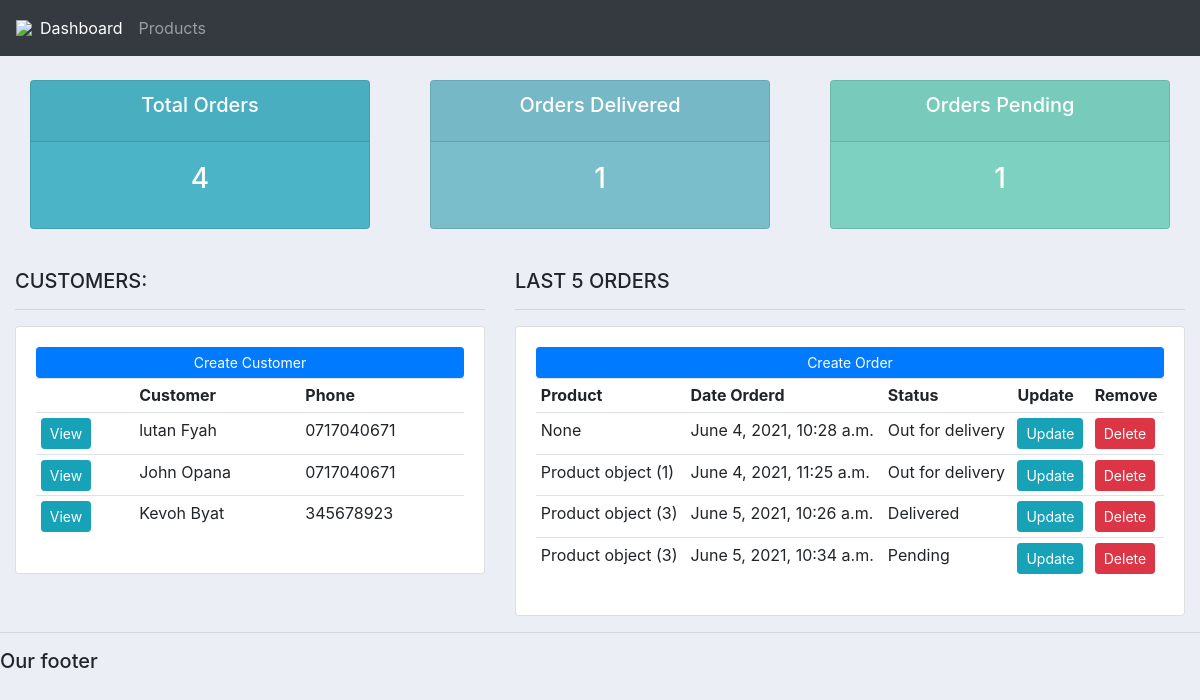
Before: / with the older database file.
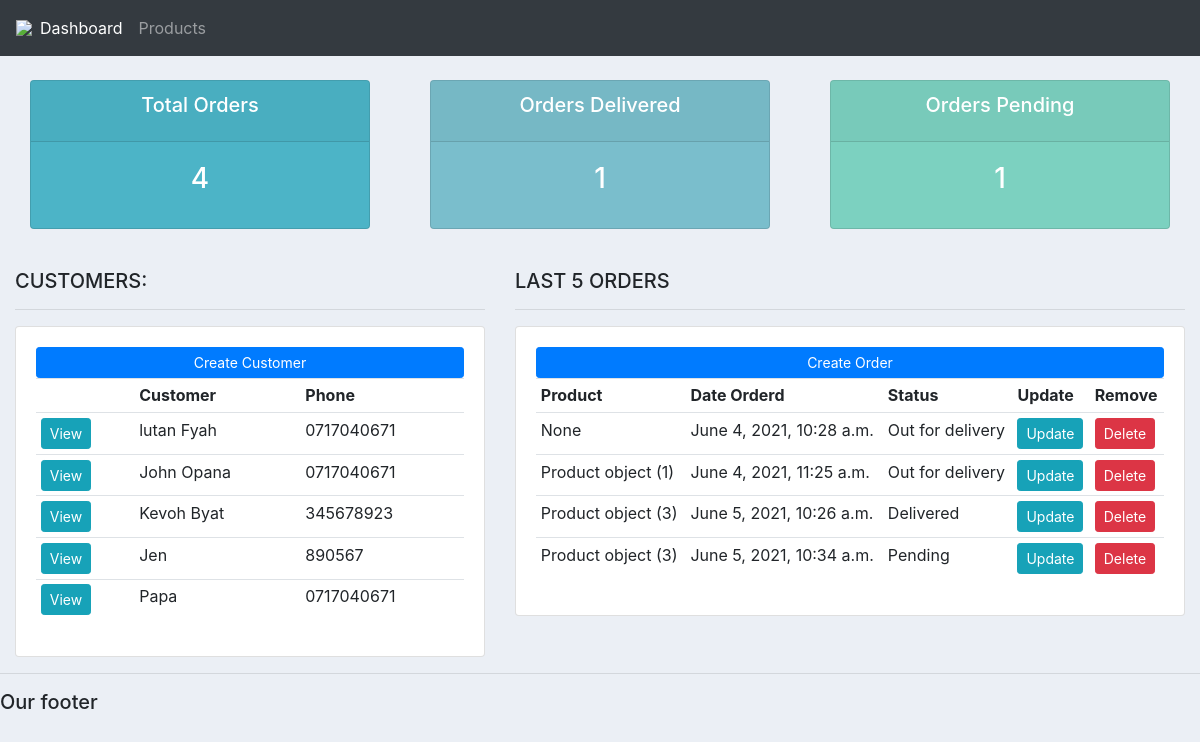
After: the same page with the newer database file.
### account/models.py (models this page shows, shortened)
class Customer(models.Model):
	name = models.CharField(max_length=200, null=True)
	phone = models.CharField(max_length=200, null=True)
	email = models.CharField(max_length=200, null=True)
	date_created = models.DateTimeField(auto_now_add=True, null=True)

class Order(models.Model):
	STATUS = (
			('Pending', 'Pending'),
			('Out for delivery', 'Out for delivery'),
			('Delivered', 'Delivered'),
			)
	customer = models.ForeignKey(Customer,null=True,on_delete=models.SET_NULL)
	product = models.ForeignKey(Product,null=True,on_delete=models.SET_NULL)
	date_created = models.DateTimeField(auto_now_add=True, null=True)
	status = models.CharField(max_length=200, null=True, choices=STATUS)

class Product(models.Model):
    CATEGORY =(
        ('Indoor','indoor'),
        ('Outdoor','Outdoor'),
    )
    Name = models.CharField(max_length=200,null= True)
    price = models.FloatField(null=True)
    category = models.CharField(max_length=200,null=True,choices=CATEGORY)
    description = models.CharField(max_length=200,null=True)
    date_created = models.DateTimeField(auto_now_add=True,null=True)
    tags = models.ManyToManyField(Tag)

### account/views.py (the view)
# urls.py: 2. Add a URL to urlpatterns:  path('', views.home, name='home')
def home(request):
	orders = Order.objects.all()
	customers = Customer.objects.all()
	total_customers = customers.count()
	total_orders = orders.count()
	delivered = orders.filter(status='Delivered').count()
	pending = orders.filter(status='Pending').count()
	context = {'orders':orders, 'customers':customers,
	'total_orders':total_orders,'delivered':delivered,
	'pending':pending }
	return render(request, 'account/dashboard.html', context)

### account/templates/account/dashboard.html
{%  extends 'account/main.html' %}
{% block content %}
{%  include 'account/status.html' %}
<br>
<div class="row">
	<div class="col-md-5">
		<h5>CUSTOMERS:</h5>
		<hr>
		<div class="card card-body">
			<a class="btn btn-primary  btn-sm btn-block" href="">Create Customer</a>
			<table class="table table-sm">
				<tr>
					<th></th>
					<th>Customer</th>
					<th>Phone</th>
				</tr>
				{% for customer in customers %}
					<tr>
						<td><a class="btn btn-sm btn-info" href="{% url 'customer' customer.id %}">View</a></td>
						<td>{{customer.name}}</td>
						<td>{{customer.phone}}</td>
					</tr>
				{% endfor %}
			</table>
		</div>
	</div>
	<div class="col-md-7">
		<h5>LAST 5 ORDERS</h5>
		<hr>
		<div class="card card-body">
			<a class="btn btn-primary  btn-sm btn-block" href="">Create Order</a>
			<table class="table table-sm">
				<tr>
					<th>Product</th>
					<th>Date Orderd</th>
					<th>Status</th>
					<th>Update</th>
					<th>Remove</th>
				</tr>
				{% for order in orders %}
					<tr>
						<td>{{order.product}}</td>
						<td>{{order.date_created}}</td>
						<td>{{order.status}}</td>
						<td><a class="btn btn-sm btn-info" href="">Update</a></td>
						<td><a class="btn btn-sm btn-danger"href="">Delete</a></td>
					</tr>
				{% endfor %}
			</table>
		</div>
	</div>
</div>
{% endblock %}

Changed rows visible on the page:
added Customer: name "Jen", phone "890567"
added Customer: name "Papa", phone "0717040671"
